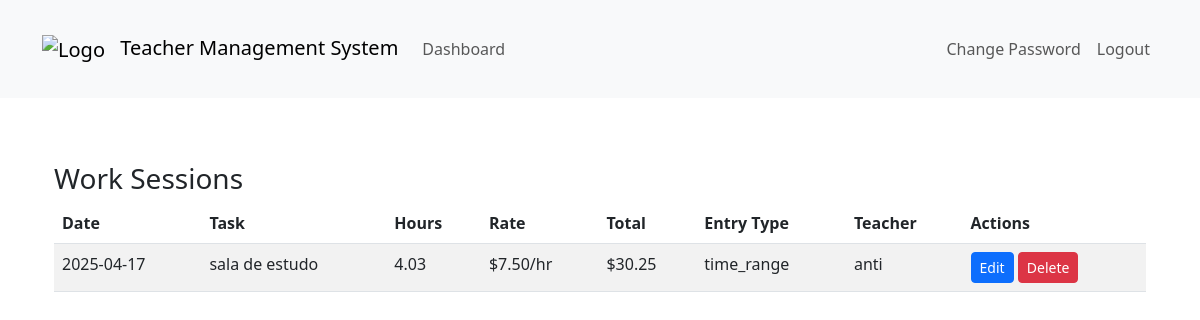
/dashboard/dashboard/superuser/work-sessions/ (signed in), run on an earlier commit of the app's database.
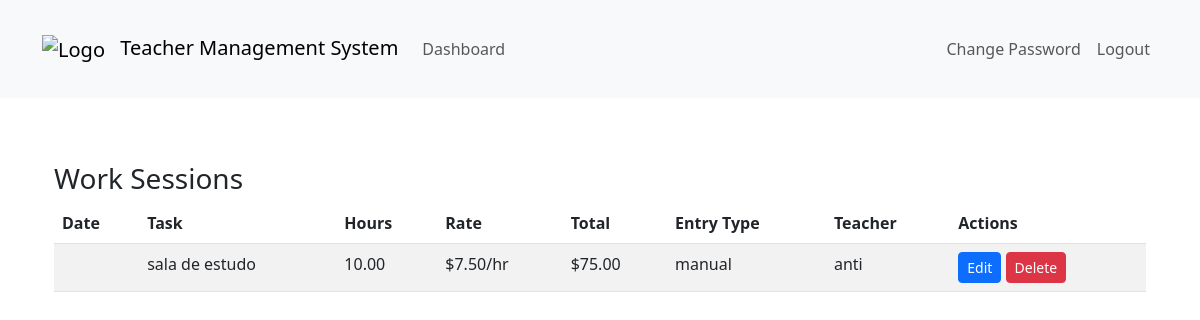
And on a later commit of the database.
### teachers_app/models.py (models this page shows, shortened)
class WorkSession(models.Model):
    ENTRY_TYPE_CHOICES = [
        ('manual', 'Manual Hours Input'),
        ('clock', 'Clock In/Out'),
        ('time_range', 'Time Range'),
    ]
    teacher = models.ForeignKey(Teacher, on_delete=models.CASCADE)
    task = models.ForeignKey(Task, on_delete=models.CASCADE)
    entry_type = models.CharField(max_length=10, choices=ENTRY_TYPE_CHOICES)
    hourly_rate = models.DecimalField(max_digits=10, decimal_places=2, null=True, blank=True)  # Store the hourly rate at creation time
    stored_hours = models.DecimalField(max_digits=10, decimal_places=2, null=True, blank=True)  # Store the hours at creation time
    is_deleted = models.BooleanField(default=False)
    deleted_at = models.DateTimeField(null=True, blank=True)
    manual_hours = models.DecimalField(max_digits=5, decimal_places=2, null=True, blank=True)
    clock_in = models.DateTimeField(null=True, blank=True)
    clock_out = models.DateTimeField(null=True, blank=True)
    start_time = models.DateTimeField(null=True, blank=True)
    end_time = models.DateTimeField(null=True, blank=True)
    created_at = models.DateTimeField(auto_now_add=True)
    total_amount = models.DecimalField(max_digits=10, decimal_places=2, null=True, blank=True)
    def calculated_hours(self):
        if self.entry_type == 'manual' and self.manual_hours:
            return self.manual_hours
        elif self.entry_type == 'clock' and self.clock_in and self.clock_out:
            duration = self.clock_out - self.clock_in
            return duration.total_seconds() / 3600  # Return hours
        elif self.entry_type == 'time_range' and self.start_time and self.end_time:
            duration = self.end_time - self.start_time
            return duration.total_seconds() / 3600  # Return hours
        return None  # Return None if no valid data

class Task(models.Model):
    name = models.CharField(max_length=200)
    description = models.TextField(blank=True, null=True)
    duration = models.DurationField(null=True, blank=True)
    price = models.DecimalField(max_digits=10, decimal_places=2, default=0.00)
    hourly_rate = models.DecimalField(max_digits=10, decimal_places=2)
    created_at = models.DateTimeField(auto_now_add=True)
    updated_at = models.DateTimeField(auto_now=True)
    is_active = models.BooleanField(default=True)

class Teacher(models.Model):
    user = models.OneToOneField(CustomUser, on_delete=models.CASCADE)
    subjects = models.CharField(max_length=200, blank=True, help_text="Optional: List of subjects taught")

class CustomUser(AbstractUser):
    is_student   = models.BooleanField(default=False)
    is_teacher = models.BooleanField(default=False)
    is_inspector = models.BooleanField(default=False)

### teachers_app/views.py (the view)
# urls.py: path('dashboard/superuser/work-sessions/', views.list_work_sessions, name='superuser_list_work_sessions'),
@login_required
@user_passes_test(lambda u: u.is_superuser)
def list_work_sessions(request):
    work_sessions = WorkSession.objects.select_related('task', 'teacher').order_by('-start_time')
    context = {
        'work_sessions': work_sessions
    }
    return render(request, 'superuser/list_work_sessions.html', context)

### templates/superuser/list_work_sessions.html (shortened to what this page needs)
{% extends 'base.html' %}
{% load static %}
{% block content %}
<div class="container">
    <h3>Work Sessions</h3>
    <div class="row">
        <div class="col-md-12">
            <table class="table table-striped">
                <thead>
                    <tr>
                        <th>Date</th>
                        <th>Task</th>
                        <th>Hours</th>
                        <th>Rate</th>
                        <th>Total</th>
                        <th>Entry Type</th>
                        <th>Teacher</th>
                        <th>Actions</th>
                    </tr>
                </thead>
                <tbody>
                    {% for session in work_sessions %}
                    <tr>
                        <td>{{ session.start_time|date:"Y-m-d" }}</td>
                        <td>{{ session.task.name }}</td>
                        <td>{{ session.calculated_hours|floatformat:2 }}</td>
                        <td>${{ session.task.hourly_rate|floatformat:2 }}/hr</td>
                        <td>${{ session.total_amount|floatformat:2 }}</td>
                        <td>{{ session.entry_type }}</td>
                        <td>{{ session.teacher.user.username }}</td>
                        <td>
                            <a href="{% url 'edit_work_session' session.id %}" class="btn btn-sm btn-primary">Edit</a>
                            <form method="post" action="{% url 'delete_work_session' session.id %}" style="display: inline;" onsubmit="return confirm('Are you sure you want to delete this work session?');">
                                <button type="submit" class="btn btn-sm btn-danger">Delete</button>
                            </form>
                        </td>
                    </tr>
                    {% empty %}
                    <tr>
                        <td colspan="8">No work sessions found.</td>
                    </tr>
                    {% endfor %}
                </tbody>
            </table>
        </div>
    </div>
</div>
{% endblock %}

### templates/base.html (shortened to what this page needs)
<!DOCTYPE html>
{% load static %}
<html lang="en">
<head>
    <link href="https://cdn.jsdelivr.net/npm/bootstrap@5.3.0/dist/css/bootstrap.min.css" rel="stylesheet">
    <link rel="stylesheet" href="{% static 'css/custom.css' %}">
</head>
<body class="custom-bg">
    <nav class="navbar navbar-expand-lg navbar-light bg-light">
        <div class="container">
            <a class="navbar-brand" href="{% url 'dashboard' %}">
                <img src="{% static 'images/logo.png' %}" alt="Logo" class="logo">
                Teacher Management System
            </a>
            <div class="collapse navbar-collapse" id="navbarNav">
                <ul class="navbar-nav me-auto">
                    {% if user.is_authenticated %}
                        <li class="nav-item">
                            <a class="nav-link" href="{% url 'dashboard' %}">Dashboard</a>
                        </li>
                    {% endif %}
                </ul>
                <ul class="navbar-nav">
                    {% if user.is_authenticated %}
                        <li class="nav-item">
                            <a class="nav-link" href="{% url 'change_password' %}">Change Password</a>
                        </li>
                        <li class="nav-item">
                            <form method="post" action="{% url 'logout' %}" class="d-inline">
                                <button type="submit" class="btn nav-link border-0 bg-transparent">Logout</button>
                            </form>
                        </li>
                    {% else %}
                        <li class="nav-item">
                            <a class="nav-link" href="{% url 'login' %}">Login</a>
                        </li>
                    {% endif %}
                </ul>
            </div>
        </div>
    </nav>
    <div class="container mt-4">
        {% block content %}
        {% endblock %}
    </div>
</body>
</html>

### static/css/custom.css (style rules this page uses)
body { margin: 0; min-height: 100vh; background-size: cover; background-position: center; background-attachment: fixed; background-repeat: no-repeat; }
body::before { content: ""; position: fixed; top: 0; left: 0; width: 100%; height: 100%; z-index: -1; }
.logo { max-height: 50px; margin-right: 10px; }
.container { padding-top: 20px; padding-bottom: 20px; }
.custom-bg { margin: 0; min-height: 100vh; background-image: url('/static/images/background.png'); background-size: cover; background-position: center; background-attachment: fixed; background-repeat: no-repeat; }

What changed in the data, as far as the page shows it:
removed WorkSession: start_time "2025-04-17", task.name "sala de estudo", calculated_hours "4.03", task.hourly_rate "7.50", total_amount "30.25", entry_type "time_range", teacher.user.username "anti"
added WorkSession: task.name "sala de estudo", calculated_hours "10.00", task.hourly_rate "7.50", total_amount "75.00", entry_type "manual", teacher.user.username "anti"
